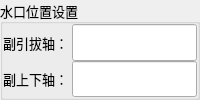
            <widget class="QWidget" name="page">
             <layout class="QGridLayout" name="gridLayout_12">
              <property name="margin">
               <number>0</number>
              </property>
              <property name="spacing">
               <number>0</number>
              </property>
              <item row="0" column="0">
               <widget class="QGroupBox" name="groupBoxWaste">
                <property name="font">
                 <font>
                  <family>微软雅黑</family>
                  <pointsize>10</pointsize>
                  <weight>50</weight>
                  <bold>false</bold>
                 </font>
                </property>
                <property name="title">
                 <string>水口位置设置</string>
                </property>
                <layout class="QGridLayout" name="gridLayout_6">
                 <property name="margin">
                  <number>0</number>
                 </property>
                 <property name="spacing">
                  <number>0</number>
                 </property>
                 <item row="0" column="0">
                  <widget class="QLabel" name="labelFetchRHor">
                   <property name="minimumSize">
                    <size>
                     <width>0</width>
                     <height>20</height>
                    </size>
                   </property>
                   <property name="maximumSize">
                    <size>
                     <width>16777215</width>
                     <height>45</height>
                    </size>
                   </property>
                   <property name="font">
                    <font>
                     <family>微软雅黑</family>
                     <pointsize>10</pointsize>
                     <weight>50</weight>
                     <bold>false</bold>
                    </font>
                   </property>
                   <property name="text">
                    <string>副引拔轴：</string>
                   </property>
                  </widget>
                 </item>
                 <item row="0" column="1">
                  <widget class="xLineEdit" name="BoxFetchRHor">
                   <property name="sizePolicy">
                    <sizepolicy hsizetype="Preferred" vsizetype="Fixed">
                     <horstretch>0</horstretch>
                     <verstretch>0</verstretch>
                    </sizepolicy>
                   </property>
                   <property name="minimumSize">
                    <size>
                     <width>75</width>
                     <height>20</height>
                    </size>
                   </property>
                   <property name="maximumSize">
                    <size>
                     <width>150</width>
                     <height>45</height>
                    </size>
                   </property>
                   <property name="font">
                    <font>
                     <family>微软雅黑</family>
                     <pointsize>10</pointsize>
                     <weight>50</weight>
                     <italic>false</italic>
                     <bold>false</bold>
                    </font>
                   </property>
                   <property name="styleSheet">
                    <string notr="true"/>
                   </property>
                   <property name="alignment">
                    <set>Qt::AlignRight|Qt::AlignTrailing|Qt::AlignVCenter</set>
                   </property>
                   <property name="readOnly">
                    <bool>true</bool>
                   </property>
                  </widget>
                 </item>
                 <item row="1" column="0">
                  <widget class="QLabel" name="labelFetchRVer">
                   <property name="minimumSize">
                    <size>
                     <width>0</width>
                     <height>20</height>
                    </size>
                   </property>
                   <property name="maximumSize">
                    <size>
                     <width>16777215</width>
                     <height>45</height>
                    </size>
                   </property>
                   <property name="font">
                    <font>
                     <family>微软雅黑</family>
                     <pointsize>10</pointsize>
                     <weight>50</weight>
                     <bold>false</bold>
                    </font>
                   </property>
                   <property name="text">
                    <string>副上下轴：</string>
                   </property>
                  </widget>
                 </item>
                 <item row="1" column="1">
                  <widget class="xLineEdit" name="BoxFetchRVer">
                   <property name="sizePolicy">
                    <sizepolicy hsizetype="Preferred" vsizetype="Fixed">
                     <horstretch>0</horstretch>
                     <verstretch>0</verstretch>
                    </sizepolicy>
                   </property>
                   <property name="minimumSize">
                    <size>
                     <width>75</width>
                     <height>20</height>
                    </size>
                   </property>
                   <property name="maximumSize">
                    <size>
                     <width>150</width>
                     <height>45</height>
                    </size>
                   </property>
                   <property name="font">
                    <font>
                     <family>微软雅黑</family>
                     <pointsize>10</pointsize>
                     <weight>50</weight>
                     <italic>false</italic>
                     <bold>false</bold>
                    </font>
                   </property>
                   <property name="styleSheet">
                    <string notr="true"/>
                   </property>
                   <property name="alignment">
                    <set>Qt::AlignRight|Qt::AlignTrailing|Qt::AlignVCenter</set>
                   </property>
                   <property name="readOnly">
                    <bool>true</bool>
                   </property>
                  </widget>
                 </item>
                </layout>
               </widget>
              </item>
             </layout>
            </widget>
